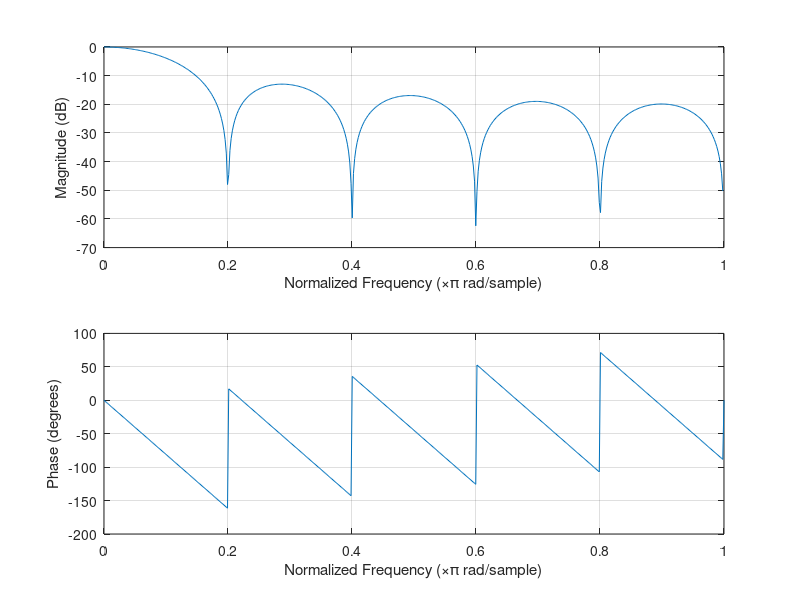
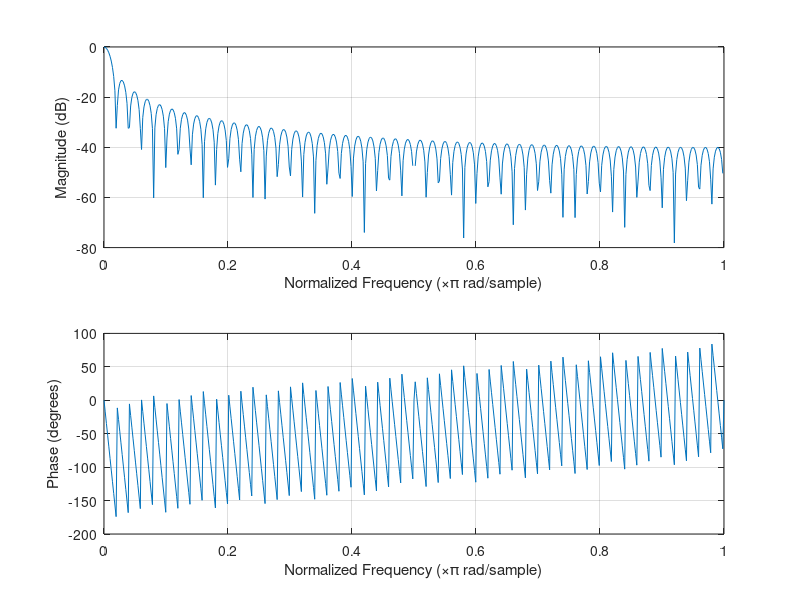
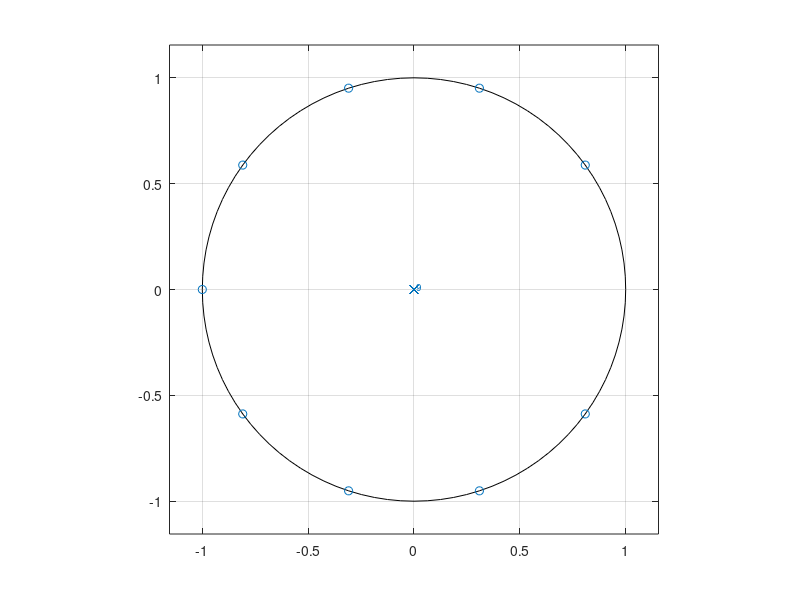
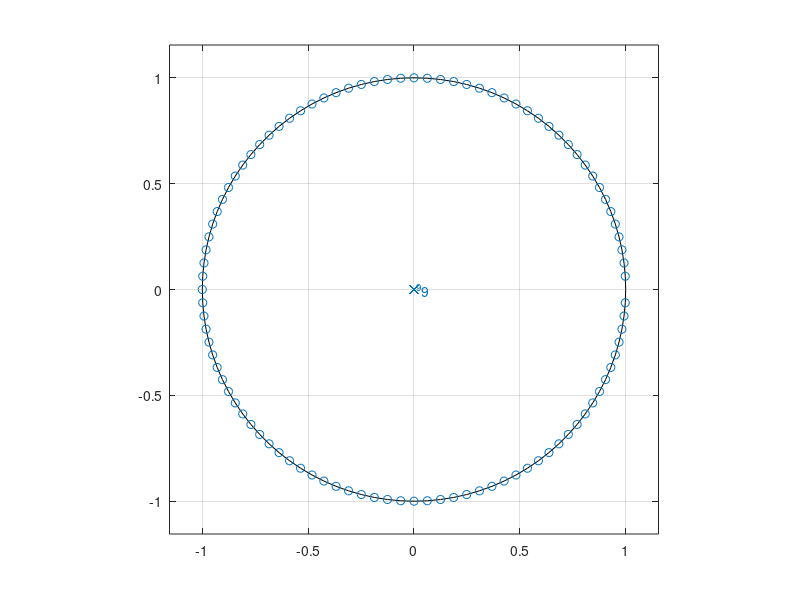

Recreate these plots in MATLAB, in order.
close all;
N=[10 100]
h1=1/N(1)*ones(1,N(1))
h2=1/N(2)*ones(1,N(2))

figure(1)
freqz(h1)
figure(2)
freqz(h2)

figure(3)
zplane(h1)
figure(4)
zplane(h2)

b1=1/N(1)*(-ones(1,N(1)+1)+[2 ones(1,N(1)-1) 0])
a1=[1 -1]
figure(5)
freqz(b1,a1)
figure(6)
zplane(b1,a1)

b2=1/N(2)*(-ones(1,N(2)+1)+[2 ones(1,N(2)-1) 0])
a2=[1 -1]
figure(7)
freqz(b2,a2)
figure(8)
zplane(b2,a2)

